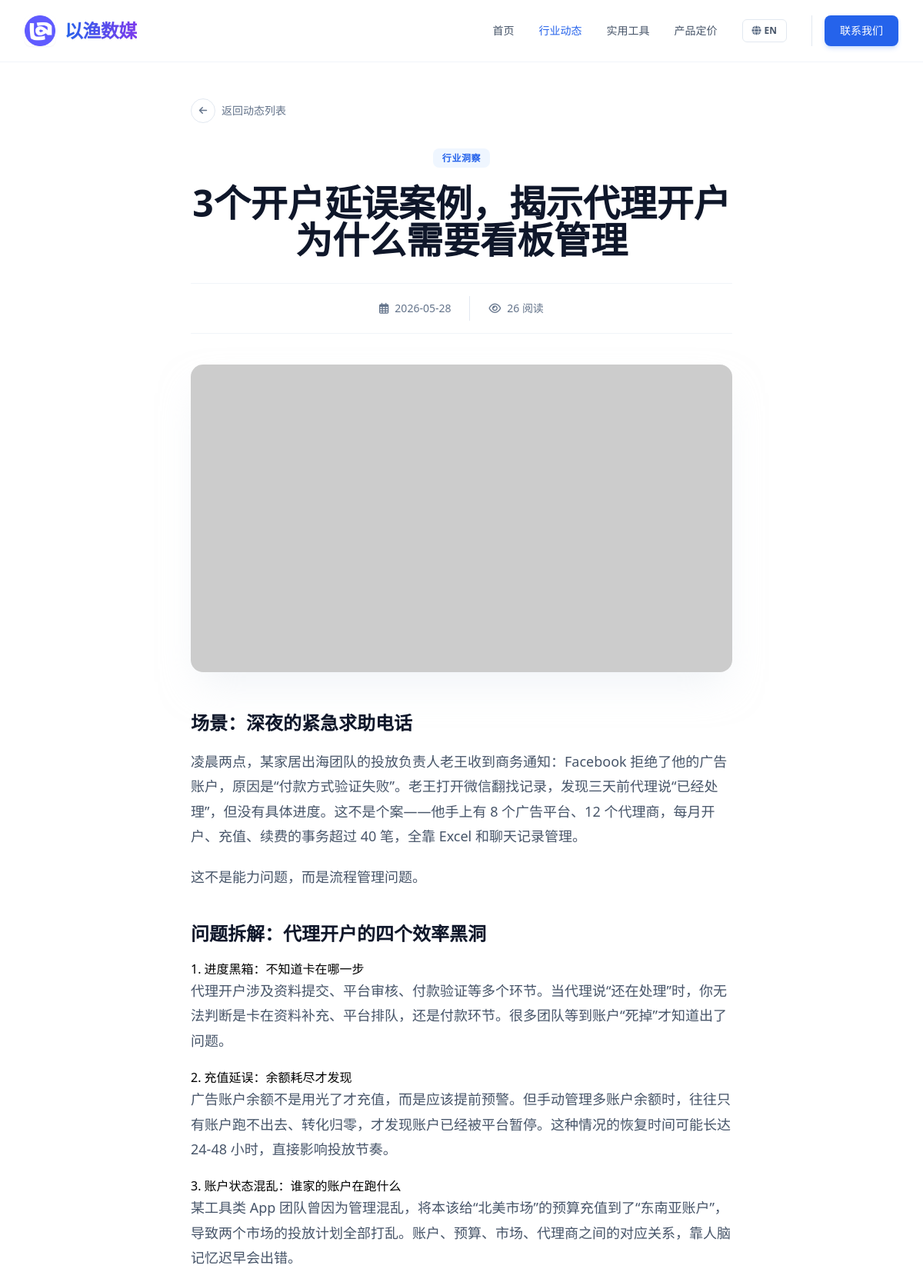
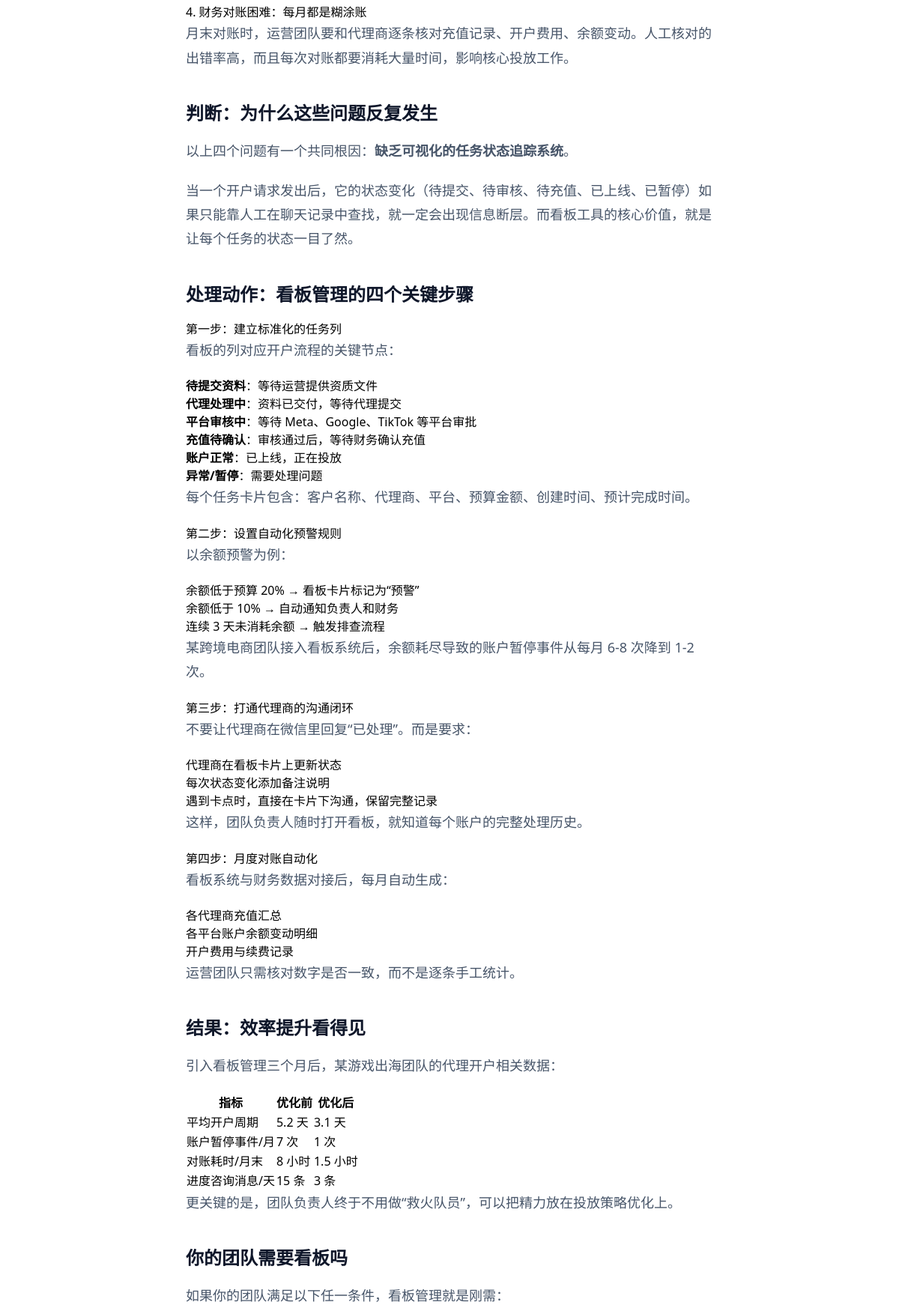
Page /article/132 (upper part) on the committed database (2 pictures, top to bottom).
### tables this page shows
CREATE TABLE articles (
            id INTEGER PRIMARY KEY AUTOINCREMENT,
            category_id TEXT NOT NULL,
            title TEXT NOT NULL,
            summary TEXT NOT NULL,
            content TEXT NOT NULL,
            date TEXT NOT NULL,
            views INTEGER DEFAULT 0,
            image TEXT NOT NULL
        , seo_keywords TEXT DEFAULT '', seo_score INTEGER DEFAULT 0, title_en TEXT DEFAULT '', summary_en TEXT DEFAULT '', content_en TEXT DEFAULT '', title_vi TEXT DEFAULT "", summary_vi TEXT DEFAULT "", content_vi TEXT DEFAULT "");

### app.py (the view)
@app.route('/article/<int:article_id>')
def article_detail(article_id):
    db = get_db()
    cur = db.cursor()
    cur.execute('SELECT * FROM articles WHERE id = ?', (article_id,))
    article = cur.fetchone()
    if article is None:
        return "Article not found", 404
    return render_template('article_detail.html', article=dict(article))

### app.py (called while the page is built)
def get_db():
    db = getattr(g, '_database', None)
    if db is None:
        db = g._database = sqlite3.connect(DB_PATH)
        db.row_factory = sqlite3.Row
    return db

@app.teardown_appcontext
def close_connection(exception):
    db = getattr(g, '_database', None)
    if db is not None:
        db.close()

@app.after_request
def add_header(response):
    response.headers["Cache-Control"] = "no-cache, no-store, must-revalidate"
    response.headers["Pragma"] = "no-cache"
    response.headers["Expires"] = "0"
    response.headers['Cache-Control'] = 'public, max-age=0'
    return response

### templates/article_detail.html (shortened to what this page needs)
<!DOCTYPE html>
<html lang="zh-CN" x-data="appData()">
<head>
    <script src="https://cdn.tailwindcss.com"></script>
    <link href="https://cdnjs.cloudflare.com/ajax/libs/font-awesome/6.0.0/css/all.min.css" rel="stylesheet">
</head>
<body class="font-sans antialiased bg-white">
    <nav class="fixed w-full z-50 transition-all duration-300 bg-white/90 backdrop-blur-md border-b border-slate-100">
        <div class="max-w-7xl mx-auto px-4 sm:px-6 lg:px-8">
            <div class="flex justify-between h-20 items-center">
                <a href="/" class="flex-shrink-0 flex items-center gap-3 group">
                    <img src="{{ url_for('static', filename='images/logo.png') }}" alt="Logo" class="w-10 h-10 rounded-lg object-cover shadow-sm group-hover:shadow-md transition-shadow duration-300" onerror="this.src='https://ui-avatars.com/api/?name=YY&background=0D8ABC&color=fff'">
                    <span class="font-extrabold text-2xl tracking-tight bg-clip-text text-transparent bg-gradient-to-r from-blue-600 to-violet-600 drop-shadow-sm">以渔数媒</span>
                </a>
                <div class="hidden md:flex space-x-8 items-center">
                    <a href="/" class="text-sm font-medium text-slate-600 hover:text-blue-600 transition-colors" x-text="t[lang].nav.home">首页</a>
                    <a href="/articles" class="text-sm font-medium text-blue-600 transition-colors" x-text="t[lang].nav.articles">行业动态</a>
                                        <a href="/tools" class="text-sm font-medium text-slate-600 hover:text-blue-600 transition-colors" x-text="t[lang].nav.tools">实用工具</a>
<a href="/pricing" class="text-sm font-medium text-slate-600 hover:text-blue-600 transition-colors" x-text="t[lang].nav.pricing">产品定价</a>
                    <button @click="toggleLang()" class="flex items-center space-x-1 px-3 py-1.5 rounded-md border border-slate-200 hover:border-blue-400 hover:bg-slate-50 transition-all">
                        <i class="fas fa-globe text-slate-500 text-xs"></i>
                        <span class="text-xs font-bold text-slate-600" x-text="lang === 'zh' ? 'EN' : '中'"></span>
                    </button>
                    <div class="flex items-center gap-3 pl-4 border-l border-slate-200">
                        <a href="https://t.me/yiyiyiads" target="_blank" class="px-5 py-2.5 rounded-lg bg-blue-600 text-white text-sm font-medium hover:bg-blue-700 transition-all shadow-md shadow-blue-500/20" x-text="t[lang].nav.contact">联系我们</a>
                    </div>
                </div>
            </div>
        </div>
    </nav>
    <main class="pt-32 pb-24">
        <div class="max-w-3xl mx-auto px-4 sm:px-6 lg:px-8 mb-8">
            <a href="/articles" class="inline-flex items-center gap-2 text-sm font-medium text-slate-500 hover:text-blue-600 transition-colors group">
                <div class="w-8 h-8 rounded-full border border-slate-200 flex items-center justify-center group-hover:border-blue-500 group-hover:bg-blue-50 transition-all">
                    <i class="fas fa-arrow-left text-xs group-hover:-translate-x-0.5 transition-transform"></i>
                </div>
                <span x-text="t[lang].back">返回动态列表</span>
            </a>
        </div>
        <article class="max-w-3xl mx-auto px-4 sm:px-6 lg:px-8">
            <header class="mb-10 text-center">
                <div class="mb-6">
                    <span class="px-3 py-1 bg-blue-50 text-blue-600 text-xs font-bold rounded-lg uppercase tracking-wider">
                        <span x-show="lang === 'zh'">
                            {% if article.category_id == 'news' %}官方公告
                            {% elif article.category_id == 'insight' %}行业洞察
                            {% elif article.category_id == 'guide' %}投放指南
                            {% elif article.category_id == 'update' %}产品更新
                            {% else %}资讯{% endif %}
                        </span>
                    </span>
                </div>
                <h1 class="text-3xl md:text-4xl lg:text-5xl font-extrabold text-slate-900 leading-tight mb-8">
                    <span x-show="lang === 'zh'">{{ article.get('title', '') }}</span>
                </h1>
                <div class="flex items-center justify-center gap-6 text-sm text-slate-500 border-t border-b border-slate-100 py-4">
                    <div class="flex items-center gap-2">
                        <i class="far fa-calendar-alt"></i>
                        <span>{{ article.date }}</span>
                    </div>
                    <div class="flex items-center gap-2">
                        <i class="far fa-eye"></i>
                        <span><span id="article-view-count" data-article-id="{{ article.id }}" data-base-views="{{ article.views }}">{{ article.views }}</span> <span x-text="t[lang].reads">阅读</span></span>
                    </div>
                </div>
            </header>
            <div class="rounded-2xl overflow-hidden mb-12 shadow-2xl shadow-slate-200/50">
                <img src="{{ article.image }}" alt="Featured Image" class="w-full h-[400px] object-cover">
            </div>
            <div class="prose max-w-none" x-show="lang === 'zh'">
                {{ article.get('content', '') | markdown | safe }}
            </div>
        </article>
    </main>
</body>
</html>

### templates/article_detail.html (style rules this page uses)
.prose h2 { color: #0f172a; font-weight: 700; font-size: 1.5rem; margin-top: 2.5rem; margin-bottom: 1rem; }
.prose p { color: #475569; line-height: 1.8; margin-bottom: 1.25rem; font-size: 1.125rem; }

### rows in the picture
articles: get "3个开户延误案例，揭示代理开户为什么需要看板管理", date "2026-05-28", views "26", get "场景：深夜的紧急求助电话 凌晨两点，某家居出海团队的投放负责人老王收到商务通知：Facebook 拒绝了他的广告账户，原因是“付款方式验证失败”。老王打开微信翻找记录，发现三天前代理说“已经处理”，但没有具体进度。这不是个案——他手上有 8 个广告平台、12 个代理商，每月开户、充值、续费的事务超过 40 笔，全靠 Excel 和聊天记录管理。 这不是能力问题，而是流程管理问题。 问题拆解：代理开户的四个效率黑洞 1. 进度黑箱：不知道卡在哪一步 代理开户涉及资料提交、平台审核、付款验证等多个环节。当代理说“还在处理”时，你无法判断是卡在资料补充、平台排队，还是付款环节。很多团队等到账户“死掉”才知道出了问题。 2. 充值延误：余额耗尽才发现 广告账户余额不是用光了才充值，而是应该提前预警。但手动管理多账户余额时，往往只有账户跑不出去、转化归零，才发现账户已经被平台暂停。这种情况的恢复时间可能长达 24-48 小时，直接影响投放节奏。 3. 账户状态混乱：谁家的账户在跑什么 某工具类 App 团队曾因为管理混乱，将本该给“北美市场”的预算充值到了“东南亚账户”，导致两个市场的投放计划全部打乱。账户、预算、市场、代理商之间的对应关系，靠人脑记忆迟早会出错。 4. 财务对账困难：每月都是糊涂账 月末对账时，运营团队要和代理商逐条核对充值记录、开户费用、余额变动。人工核对的出错率高，而且每次对账都要消耗大量时间，影响核心投放工作。 判断：为什么这些问题反复发生 以上四个问题有一个共同根因： 缺乏可视化的任务状态追踪系统 。…"
